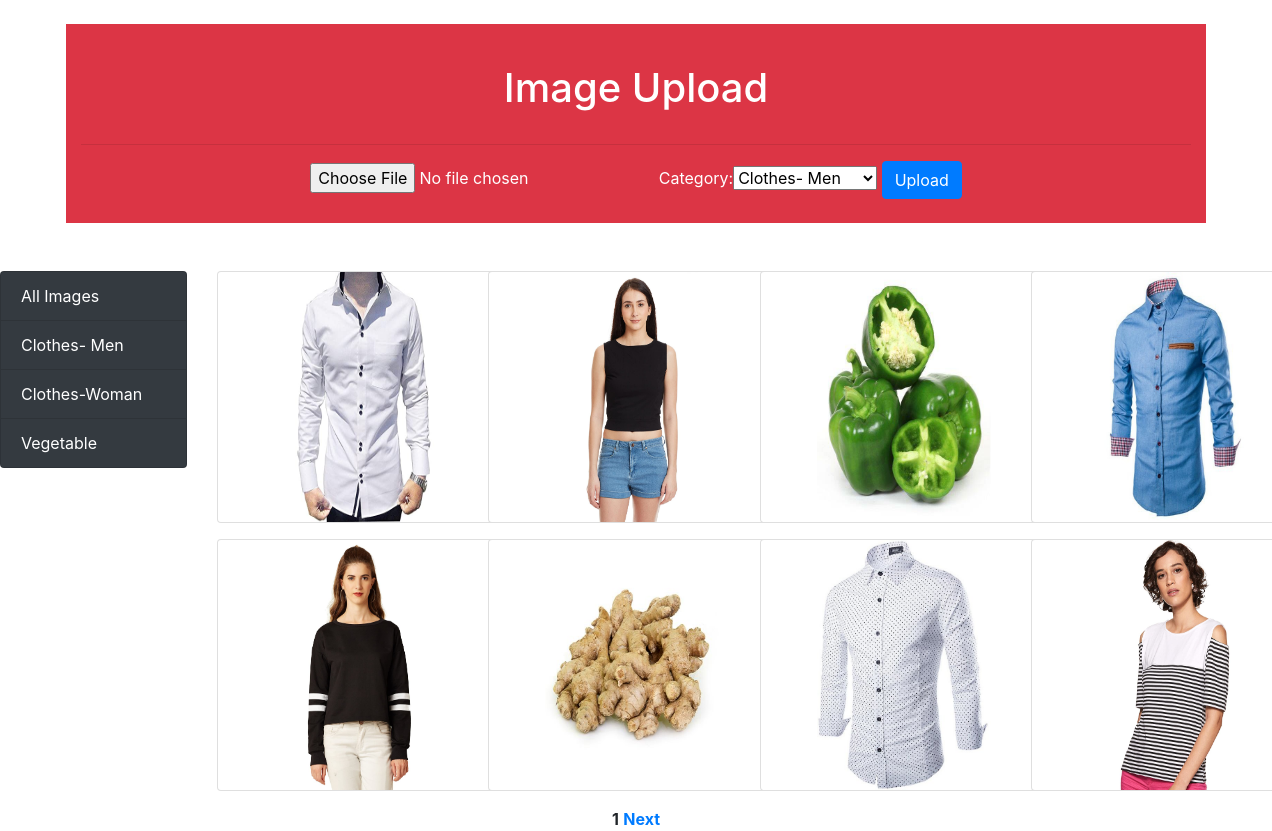
The page / on the database its author committed.
### app/models.py (models this page shows, shortened)
class Category(models.Model):
    name = models.CharField(max_length=100)
    def __str__(self):
        return self.name

class Image(models.Model):
    photo = models.ImageField(upload_to='myimage')
    category = models.ForeignKey(Category, on_delete=models.CASCADE, default=1)

### app/views.py (the view)
# urls.py: 2. Add a URL to urlpatterns:  path('', views.home, name='home')
def home(request):
    if request.method =='POST':
        form = ImageForm(request.POST, request.FILES)
        if form.is_valid():
            form.save()
    form = ImageForm()
    img = None
    categories = Category.objects.all()
    categoryID = request.GET.get('category')
    if categoryID:
        img = Image.get_all_images_by_category_id(categoryID)
    else:
        img = Image.objects.all().order_by('id')
    paginator = Paginator(img, 8)
    page_number = request.GET.get('page')
    page_obj = paginator.get_page(page_number)
    return render(request, 'app/home.html', {'form':form,'page_obj':page_obj,'categories':categories})

### app/forms.py
class ImageForm(forms.ModelForm):
    class Meta:
        model = Image
        fields = '__all__'
        labels = {'photo':''}

### app/templates/app/home.html (shortened to what this page needs)
<!doctype html>
<html lang="en">
  <head>
    <link rel="stylesheet" href="https://cdn.jsdelivr.net/npm/bootstrap@4.5.3/dist/css/bootstrap.min.css">
  </head>
  <body>
    <div class="container bg-danger text-center text-white my-4 py-4">
        <div>
            <h1 class='py-3'>Image Upload</h1><hr>
            <form action="" method="POST" enctype='multipart/form-data'> {% csrf_token %}
                {{form}}
                <input type="submit" class='btn btn-primary' value="Upload">
            </form>
        </div>
    </div>
    <br>
    <div class="row">
    <div class="col-sm-2 mx-auto">
        <div class="list-group">
        <a href='/' class="list-group-item list-group-item-action bg-dark text-white">All Images</a>
            {% for category in categories %}
            <a href='/?category={{category.id}}' class="list-group-item list-group-item-action bg-dark text-white">{{category.name}}</a>
            {% endfor %}
        </div>
    </div>
        <div id='images' class='col-sm-10 mx-auto'>
            <div class="row">
                {% for x in page_obj %}
                    <div class="col-sm-3">
                        <div class='card mx-auto mb-3 px-2' style='width:18rem;'>
                            <a href="{{x.photo.url}}"><img src="{{x.photo.url}}" alt="Not avaliable" class='card-img-top px-5' height='250px'></a>
                        </div>
                    </div>
                {% endfor %}
            </div>
        </div>
    </div>
  <footer>
    <center>
        <div>
            <span>
                <span><strong>{{page_obj.number}}</strong></span>
                {% if page_obj.has_next %}
                    <strong><a href="?page={{page_obj.next_page_number}}">Next</a></strong>
                {% endif %}
            </span>
        </div>
    </center>
</footer>
  </body>
</html>

### rows shown on the page
Category: name "Clothes- Men"
Category: name "Clothes-Woman"
Category: name "Vegetable"
Image: photo (picture)
Image: photo (picture)
Image: photo (picture)
Image: photo (picture)
Image: photo (picture)
Image: photo (picture)
Image: photo (picture)
Image: photo (picture)

### other values the page prints
{{ page_obj.number }} "1"
